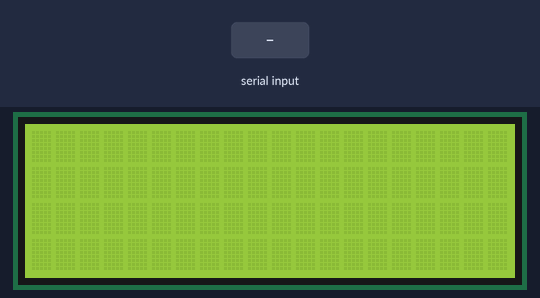
Simulated run of this sketch. Board: Arduino Uno, built with avr-gcc and run on an emulated ATmega328P. Shown: 20×4 character LCD. The inputs (shaded band) are chosen by the test bench.

Above: at 1.2 s.
1.3 s: "1" received over Serial
2.9 s: "0" received over Serial
At 3.9 s:
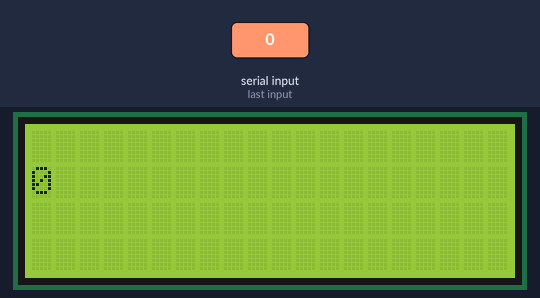
4.5 s: "2" received over Serial
Timing chart, 0 to 7.5 s (numbered marks = the images above; inputs shaded):
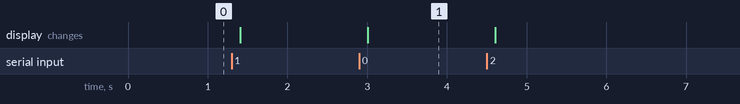

Measured:
- after the input at 2.9 s, the display: changes after 0.11 s (image 1)

The sketch:

arduino_serial.ino
```cpp
#include <LiquidCrystal_I2C.h>

LiquidCrystal_I2C lcd(0x27, 20,4);

void setup()
{
  Serial.begin(9600);
  lcd.init();
  lcd.backlight();
}

void loop()
{
  if(Serial.available())
  {
    delay(100);
    lcd.clear();
    lcd.setCursor(0,1);

    while(Serial.available()>0)
    {
      lcd.write(Serial.read());
    }
  }
}
```
